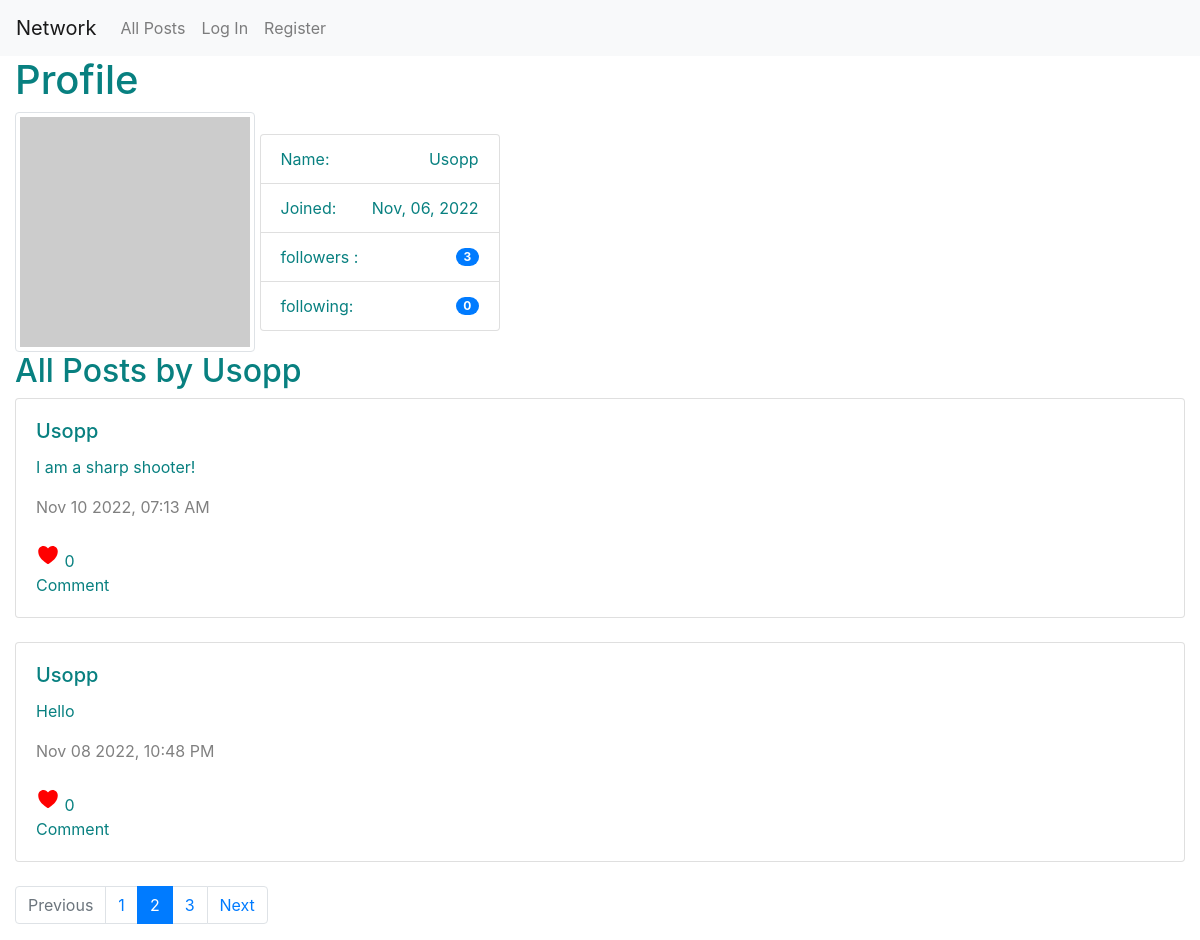
The page /profile/Usopp on the database its author committed.
### network/models.py (models this page shows, shortened)
class User(AbstractUser):
    def __str__(self):
        return f'{self.username}'

class UserPost(models.Model):
    author = models.ForeignKey(User, on_delete=models.CASCADE, related_name="userposts", null=False)
    content = models.TextField(verbose_name="Post", default="", max_length=2048, null=False)
    timestamps = models.DateTimeField(auto_now_add=True)
    like = models.BooleanField(default=False)
    likes =  models.IntegerField(default=0)
    def serialize(self):
        return {
            "id": self.id,
            "author": self.author.username,
            "content": self.content,
            "timestamps": self.timestamps.strftime("%b %d %Y, %I:%M %p"),
            "like": self.like,
            "self": self.likes,
        }

### network/views.py (the view)
# urls.py: path("profile", views.user_profile, name="profile"),
def user_profile(request, profile_name):
    profiler = User.objects.get(username=profile_name)
    print(User._meta.get_fields())
    profile_posts = profiler.userposts.all()
    profile_posts = profile_posts.order_by("-timestamps").all()
    profile_posts = [post.serialize() for post in profile_posts]
    followed = profiler.followed.all()
    followers = profiler.followings.all()
    num_followed = Following.objects.all().filter(followers=profiler.pk)
    print(num_followed)
    print((sum([True for n in num_followed])))
    print(bool(followed))
    print(Following._meta.get_fields())
    num_followers = sum([True for name in followers])
    return render(request, 'network/profile.html', {
        'profile_users' : profiler,
        'posts': profile_posts,
        'followers': list(str(followed).split(' '))[2] if followed else "0",
        'followed': num_followers,
        })

### network/models.py (called while the page is built)
    def __repr__(self):
        num = int(sum([True for n in self.followers.all()]))
        return f' {num} followers'

### network/templates/network/profile.html (shortened to what this page needs)
{% extends "network/layout.html" %}
{% load static %}
{% block body %}
<div><h1> Profile </h1>
    <img src="https://robohash.org/23.238.193.4.png" style="width:20vw; display: inline-block;" class="img-fluid img-thumbnail" alt="Responsive image"/>
<ul class="list-group"  style="width:20vw; display: inline-block; vertical-align:middle;">
<li class="list-group-item d-flex justify-content-between align-items-center">
  Name:
    <span class="text">{{ profile_users.username  }}</span>
  </li>
   <li class="list-group-item d-flex justify-content-between align-items-center">
      Joined:
    <span class="text-capitalize text-wrap">{{ profile_users.date_joined|date:"M, d, Y" }}</span>
  </li>
  <li class="list-group-item d-flex justify-content-between align-items-center">
     followers :
    <span class="badge badge-primary badge-pill">{{ followers }}</span>
  </li>
  <li class="list-group-item d-flex justify-content-between align-items-center">
  following:
    <span class="badge badge-primary badge-pill">{{ followed }}</span>
  </li>
</ul>
</div>
<h2 id="title_page"> All Posts by {{ profile_users.username }}</h2>
<div id="posts-section">
	{% for post in posts%}
	 <div class="card">
      <div class="card-body">
        <h5 class="card-title"> {{ post.author }}</h5>
        <p class="card-text" id="{{ post.id }}"> {{ post.content }} </p>
    	<span style=color:grey;> {{ post.timestamps }} </span> <br/>
    	<br/>
        <span href="#" class="card-link"> <ion-icon name="heart"></ion-icon> </span> <span> {{ post.self }} <br/> Comment</span>
      </div>
    </div>
    {% empty %}
    No Post yet
	{% endfor %}
</div>
<nav aria-label="...">
  <ul class="pagination">
    <li class="page-item disabled">
      <span class="page-link">Previous</span>
    </li>
    <li class="page-item"><a class="page-link" href="#">1</a></li>
    <li class="page-item active" aria-current="page">
      <span class="page-link">
        2
      </span>
    </li>
    <li class="page-item"><a class="page-link" href="#">3</a></li>
    <li class="page-item">
      <a class="page-link" href="#">Next</a>
    </li>
  </ul>
</nav>
{% endblock %}

### network/static/network/styles.css (style rules this page uses)
* { color: #088080; }
.card { margin-bottom: 1.5em; }
span ion-icon { font-size: 1.5rem; color: red; }

### rows shown on the page
User: username "Usopp", date_joined "Nov, 06, 2022", author "Usopp" "Usopp"
UserPost: content "I am a sharp shooter!"
UserPost: content "Hello"

### other values the page prints
{{ followers }} "3"
{{ followed }} "0"
{{ post.timestamps }} "Nov 10 2022, 07:13 AM" "Nov 08 2022, 10:48 PM"
{{ post.self }} "0" "0"
